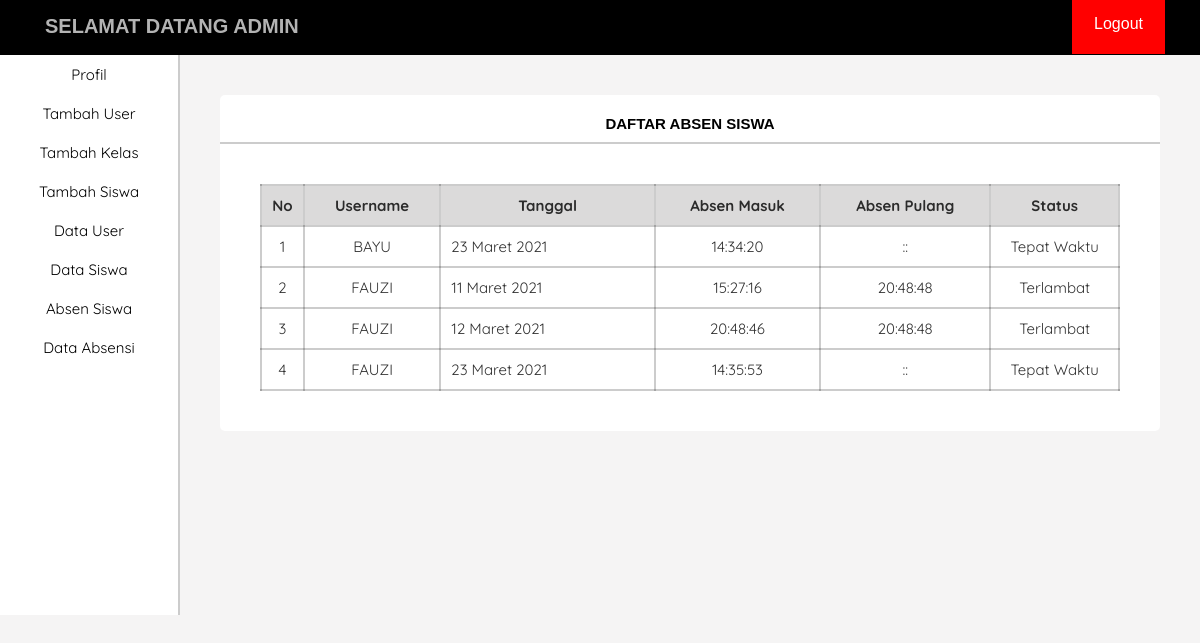
The app's page /ADMIN/dataAbsen.php (signed in) with its own data.
### tables this page shows
CREATE TABLE `tb_absen` (
  `id` int(11) NOT NULL,
  `username` varchar(100) NOT NULL,
  `datetime_masuk` varchar(100) NOT NULL,
  `datetime_keluar` varchar(100) NOT NULL,
  `status` varchar(50) NOT NULL
);

### ADMIN/dataAbsen.php (the view, shortened to what this page needs)
<?php
require './function.php';
?>
<!DOCTYPE html>
<html lang="en">
<head>
    <link rel="stylesheet" href="../CSS/style_admin.css">
    <link rel="stylesheet" href="../CSS/style_user.css">
    <link rel="stylesheet" href="https://cdnjs.cloudflare.com/ajax/libs/font-awesome/5.15.1/css/all.min.css">
</head>
<body>
    <header>
        <div class="title">
            <h1>SELAMAT DATANG <?php echo $_SESSION['nama']; ?></h1>
        </div>
        <div class="logout">
            <a href="../logout.php">Logout</a>
        </div>
    </header>
    <main>
        <aside>
            <div class="aside">
                <ul>
                    <a href="./admin.php"><li>Profil</li></a>
                    <a href="./tambahUser.php"><li>Tambah User</li></a>
                    <a href="./tambahKelas.php"><li>Tambah Kelas</li></a>
                    <a href="./tambahSiswa.php"><li>Tambah Siswa</li></a>
                    <a href="./dataUser.php"><li>Data User</li></a>
                    <a href="./dataSiswa.php"><li>Data Siswa</li></a>
                    <a href="./absenSiswa.php"><li>Absen Siswa</li></a>
                    <a href="./dataAbsen.php"><li>Data Absensi</li></a>
                </ul>
            </div>
        </aside>
        <div class="container">
            <div class="card">
                <h1>DAFTAR ABSEN SISWA</h1>
                <div class="daftar-absen">
                    <table class="table-absen">
                            <tr class="judul">
                                <td class="no">No</td>
                                <td class="username">Username</td>
                                <td class="tanggal">Tanggal</td>
                                <td class="masuk">Absen Masuk</td>
                                <td class="pulang">Absen Pulang</td>
                                <td class="status">Status</td>
                            </tr>
                            <?php
                                $datetime = mysqli_query($conn, "SELECT * FROM tb_absen ORDER BY username ASC");
                                $no = 0;
                                while($data = mysqli_fetch_assoc($datetime)){
                                $masuk = $data['datetime_masuk'];
                                $pisah_waktu = explode(" ",$masuk);
                                $tanggal = $pisah_waktu[1];
                                $waktu = $pisah_waktu[2];
                                $jam_lengkap = explode(":",$waktu);
                                $jam = $jam_lengkap[0];
                                $menit = $jam_lengkap[1];
                                $detik = $jam_lengkap[2];
                                $keluar = $data['datetime_keluar'];
                                $waktu_keluar = explode(" ",$keluar);
                                $waktu_pulang = $waktu_keluar[2];
                                $keluar_lengkap = explode(":",$waktu_pulang);
                                $jam_keluar = $keluar_lengkap[0];
                                $menit_keluar = $keluar_lengkap[1];
                                $detik_keluar = $keluar_lengkap[2];
                                $datetime_masuk = $jam.":".$menit.":".$detik;
                                $datetime_keluar = $jam_keluar.":".$menit_keluar.":".$detik_keluar;
                                $nama_bulan = array( 1 => 'Januari', 'Februari', 'Maret', 'April', 'Mei', 'Juni', 'Juli', 'Agustus',
                                                            'September', 'Oktober', 'November', 'Desember');
                                $pisah_tanggal = explode("/",$tanggal);
                                $data_tanggal = $pisah_tanggal[0]." ".$nama_bulan[$pisah_tanggal[1]]." ".$pisah_tanggal[2];
                                $no++;
                            ?>
                            <tr>
                                <td class="nmr"><?php echo $no ?></td>
                                <td class="user"><?php echo $data['username'] ?></td>
                                <td class="tanggal"><?php echo $data_tanggal ?></td>
                                <td class="masuk"><?php echo $datetime_masuk ?></td>
                                <td class="keluar"><?php echo $datetime_keluar ?></td>
                                <td class="status"><?php echo $data['status'] ?></td>
                            </tr>
                            <?php
                                }
                            ?>
                    </table>
                </div>
            </div>
        </div>
    </main>
</body>
</html>

### CSS/style_admin.css (style rules this page uses)
* { margin: 0; padding: 0; box-sizing: border-box; }
body { font-family: sans-serif; background-color: #f5f4f4; }
header { width: 100%; height: 55px; background-color: #000; padding: 15px; top: 0; z-index: 10; position: fixed; }
.title h1 { float: left; color: #fff; font-size: 20px; opacity: 0.7; padding-left: 30px; }
.logout { float: right; padding-right: 20px; }
.logout a { padding: 22px; text-decoration: none; color: #fff; background-color: red; }
main { padding-top: 55px; }
aside { position: fixed; width: 15%; height: 560px; float: left; background-color: #fff; border-right: 2px solid rgba(0, 0, 0, 0.2); font-family: 'Quicksand', sans-serif; }
.aside li { text-align: center; font-size: 15px; }
.aside a { color: #000; text-decoration: none; }
.aside ul li { padding: 10px; list-style-type: none; }
.container { width: 85%; padding: 40px; float: right; }
.card { background-color: #fff; border-radius: 5px; }
.card h1 { padding-top: 20px; padding-bottom: 10px; text-align: center; font-size: 15px; border-bottom: 2px solid rgba(0, 0, 0, 0.2); }

### CSS/style_user.css (style rules this page uses)
.card { height: 100%; }
.daftar-absen td { padding: 10px; padding-top: 20px; border: transparent; }
.status { width: 15%; }
.tanggal { width: 40%; }
.daftar-absen { padding: 40px; }
.table-absen { width: 100%; border-collapse: collapse; border: 2px solid rgba(0, 0, 0, 0.2); border-radius: 20px; }
.table-absen .judul { background-color: rgb(219, 218, 218); }
.table-absen .judul td { text-align: center; font-weight: bold; }
.table-absen td { padding: 10px; border-collapse: collapse; border: 2px solid rgba(0, 0, 0, 0.2); opacity: 0.8; font-size: 15px; font-family: 'Quicksand', sans-serif; }
.user, .nmr, .masuk, .keluar, .status { text-align: center; }
.table-absen .nmr { width: 5%; }
.table-absen .tanggal { width: 25%; }

### records on screen
tb_absen: username "BAYU", datetime_masuk "23 Maret 2021", datetime_masuk "14:34:20", datetime_keluar "::", status "Tepat Waktu"
tb_absen: username "FAUZI", datetime_masuk "11 Maret 2021", datetime_masuk "15:27:16", datetime_keluar "20:48:48", status "Terlambat"
tb_absen: username "FAUZI", datetime_masuk "12 Maret 2021", datetime_masuk "20:48:46", datetime_keluar "20:48:48", status "Terlambat"
tb_absen: username "FAUZI", datetime_masuk "23 Maret 2021", datetime_masuk "14:35:53", datetime_keluar "::", status "Tepat Waktu"

### other values on screen
$_SESSION['nama'] "ADMIN"
